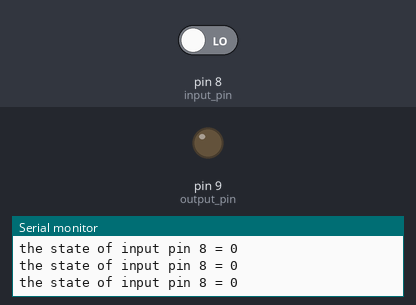
Bench run of a sketch on a simulated Arduino Uno, built with avr-gcc and run on an emulated ATmega328P. On the bench: output pins drawn as LEDs (lit = HIGH), the last lines printed to the serial monitor. The test bench sets the inputs (shaded band); at power-on: pin 8 (input_pin) LOW.

Above: at 4.8 s.
4.9 s: pin 8 (input_pin) driven HIGH
At 6.4 s:
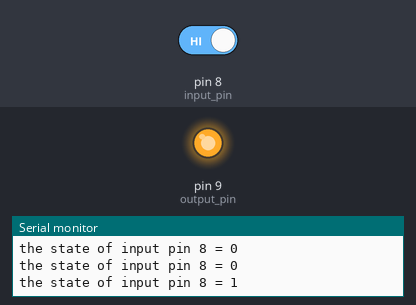
7.6 s: pin 8 (input_pin) driven LOW
At 9.1 s:
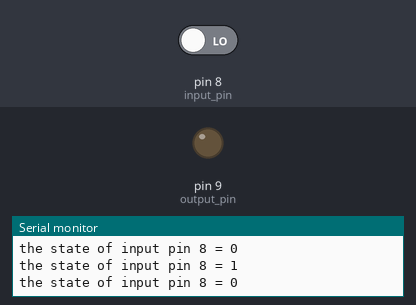
Timing chart, 0 to 10.6 s (numbered marks = the images above; inputs shaded):
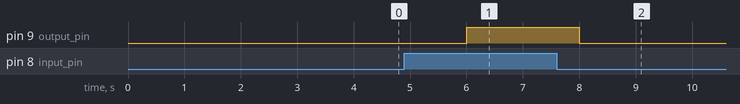

Measured:
- after the input at 4.9 s, pin 9 (output_pin): LOW → HIGH after 1.1 s
- after the input at 7.6 s, pin 9 (output_pin): HIGH → LOW after 0.40 s

The sketch:

IO_control.ino
```cpp
// This demo turns and LED on/off based on switch state
/* to make these variables GLOBAL, they are defined outside
   of functions */
int input_pin  = 8; // Don't have to do this.
int output_pin = 9; // Good practice for code portability.

int input_value;

void setup() {
  Serial.begin(9600); // must be consistent with Serial Monitor
  pinMode( input_pin, INPUT);
  pinMode(output_pin, OUTPUT);
}

void loop() {
  input_value = digitalRead(input_pin);
  Serial.print("the state of input pin 8 = ");
  Serial.println(input_value, DEC);

  digitalWrite(output_pin, input_value);
  delay(2000);
}
```
